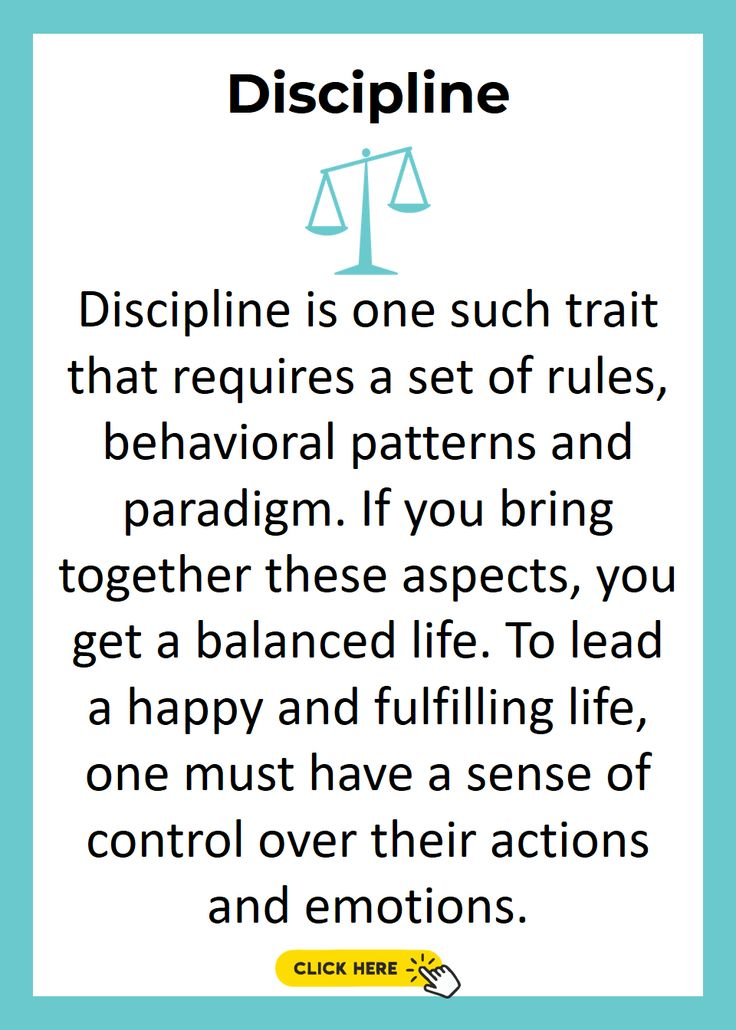
#> input picture sample2.jpg, 736 x 1030 px
$ python ocr_test.py
#> lines starting #> are read from the running program, lines starting #| are printed output that depends on the picture; after the words box and inside, x2 and y2 are one past the last pixel; in counts of white or black regions, pixels touching at a corner belong together
from PIL import Image, ImageOps
import pytesseract

# Step 1: Point to your tesseract.exe path
pytesseract.pytesseract.tesseract_cmd = r"C:\Program Files\Tesseract-OCR\tesseract.exe"

# Step 2: Load and preprocess the image
image = Image.open("sample2.jpg")  # your image file
#> image is the input picture: PIL image 736x1030 RGB; mean R, G, B 212.1, 226.6, 225.5
gray = ImageOps.grayscale(image)
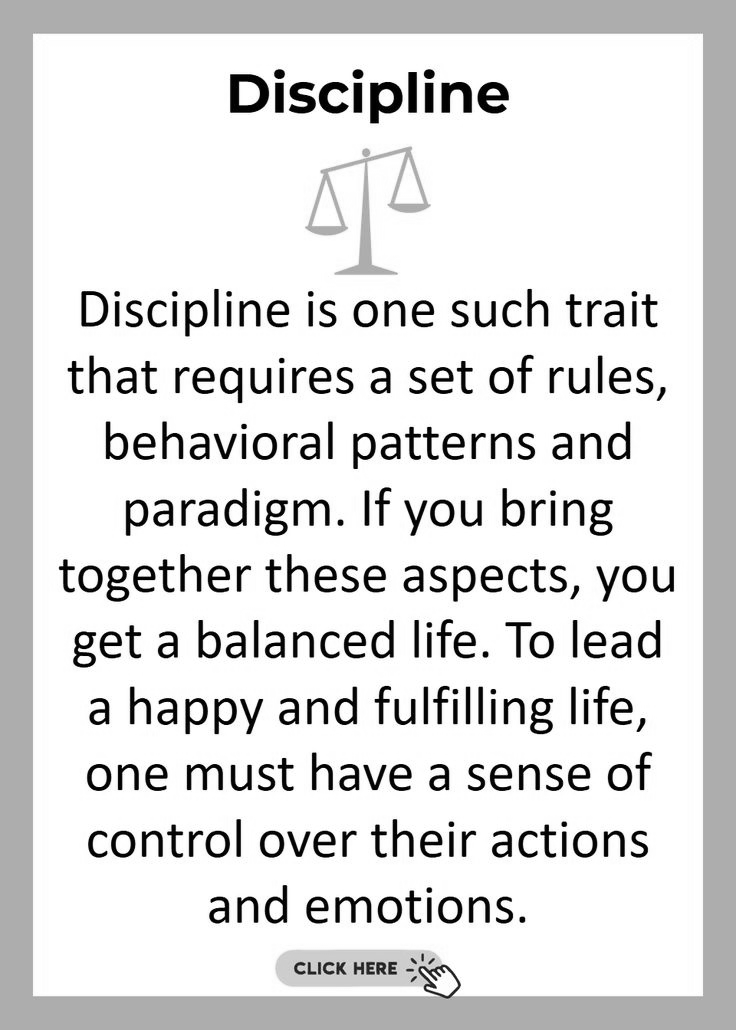
#> gray: PIL image 736x1030 L; min 0, max 255, mean 222.1
bw_image = gray.point(lambda x: 0 if x < 128 else 255, '1')
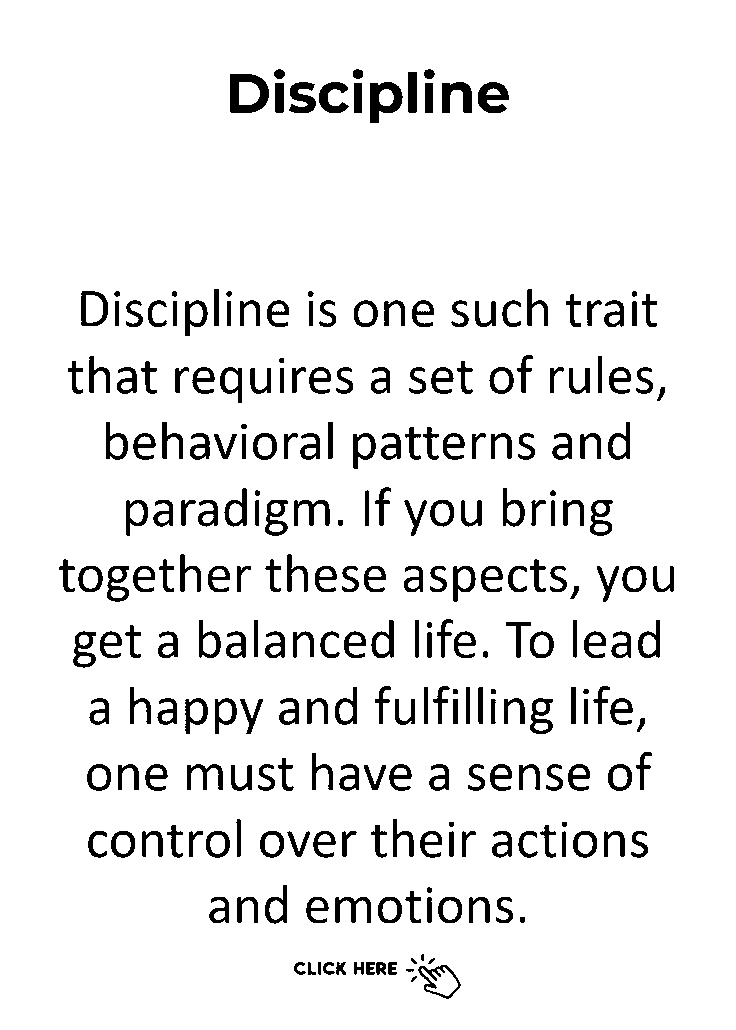
#> bw_image: PIL image 736x1030 1; 92.3% white; 257 black regions (2 under 20 px), largest, box (x1, y1, x2, y2) and area: (230, 74, 269, 113) 921, (370, 82, 403, 123) 776, (478, 82, 509, 113) 606

# Step 3: Extract text using OCR with config
#> (the run stopped early here; a loop or call above may not have finished)
